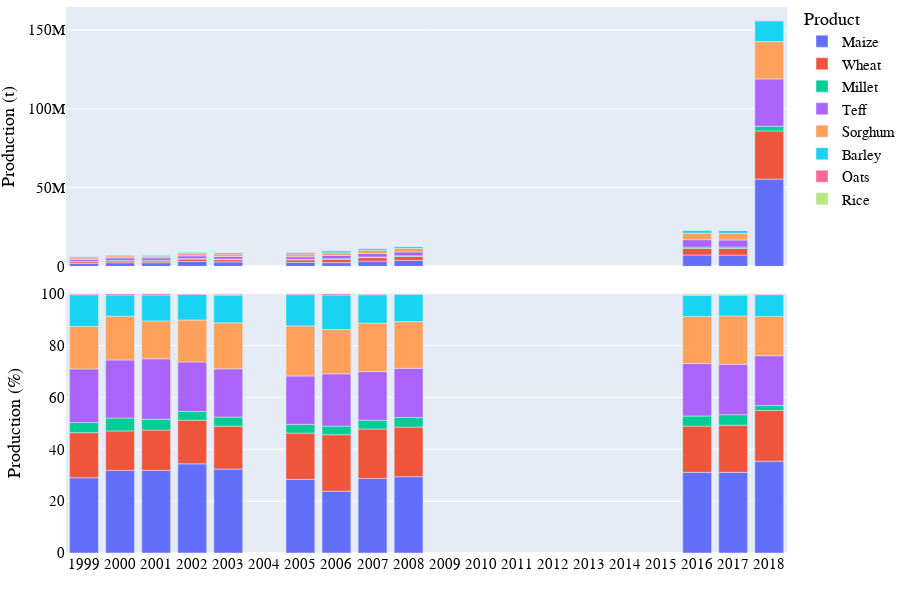

Notebook source saved alongside this figure:
### Code cell
# Bar chart of national grain production
country_iso, country_name = 'ET', 'Ethiopia'
df = pd.read_hdf('./data/crop/adm_crop_production_%s.hdf' % country_iso)
df = df[df['gscd_code']=='calibrated']; df['year'] = df['harvest_year']
year = [df['year'].min(), df['year'].max()]
product_order = ['Maize', 'Wheat','Millet', 'Teff','Sorghum','Barley','Oats','Rice']
for season_name in ['Meher']:
    footnote = 'National grain production in %s - %s' % (country_name, season_name)
    fn_save = './figures/%s_bar_natgrainprod_%s.png' % (country_iso, season_name)
    sub = df[df['season_name'] == season_name]
    fig = PlotBarProduction(sub, year, product_order, footnote, fn_save)
    fig.show()

### Figure 1 — Plotly figure (JSON) as saved in the notebook; plotly's stock layout.template omitted (floating-point values rounded to 4 significant figures)
{"data": [{"alignmentgroup": "True", "hovertemplate": "product=Maize<br>season_name=Meher<br>type=orig_unit<br>year=%{x}<br>value=%{y}<extra></extra>", "legendgroup": "Maize", "marker": {"color": "#636efa", "pattern": {"shape": ""}}, "name": "Maize", "offsetgroup": "Maize", "orientation": "v", "showlegend": true, "textposition": "auto", "type": "bar", "x": [1999, 2000, 2001, 2002, 2003, 2005, 2006, 2007, 2008, 2016, 2017, 2018], "xaxis": "x2", "y": [1821307, 2309936, 2288567, 3107923, 2847000.0, 2537000.0, 2374000.0, 3337000.0, 3772000.0, 7200000.0, 7148000.0, 55400000.0], "yaxis": "y2"}, {"alignmentgroup": "True", "hovertemplate": "product=Maize<br>season_name=Meher<br>type=percent<br>year=%{x}<br>value=%{y}<extra></extra>", "legendgroup": "Maize", "marker": {"color": "#636efa", "pattern": {"shape": ""}}, "name": "Maize", "offsetgroup": "Maize", "orientation": "v", "showlegend": false, "textposition": "auto", "type": "bar", "x": [1999, 2000, 2001, 2002, 2003, 2005, 2006, 2007, 2008, 2016, 2017, 2018], "xaxis": "x", "y": [29.01, 31.85, 31.87, 34.38, 32.35, 28.37, 23.84, 28.73, 29.41, 31.09, 31.1, 35.42], "yaxis": "y"}, {"alignmentgroup": "True", "hovertemplate": "product=Wheat<br>season_name=Meher<br>type=orig_unit<br>year=%{x}<br>value=%{y}<extra></extra>", "legendgroup": "Wheat", "marker": {"color": "#EF553B", "pattern": {"shape": ""}}, "name": "Wheat", "offsetgroup": "Wheat", "orientation": "v", "showlegend": true, "textposition": "auto", "type": "bar", "x": [1999, 2000, 2001, 2002, 2003, 2005, 2006, 2007, 2008, 2016, 2017, 2018], "xaxis": "x2", "y": [1092850, 1104778, 1115842, 1520964, 1458000.0, 1597000.0, 2167000.0, 2213000.0, 2454000.0, 4132000.0, 4181000.0, 30580000.0], "yaxis": "y2"}, {"alignmentgroup": "True", "hovertemplate": "product=Wheat<br>season_name=Meher<br>type=percent<br>year=%{x}<br>value=%{y}<extra></extra>", "legendgroup": "Wheat", "marker": {"color": "#EF553B", "pattern": {"shape": ""}}, "name": "Wheat", "offsetgroup": "Wheat", "orientation": "v", "showlegend": false, "textposition": "auto", "type": "bar", "x": [1999, 2000, 2001, 2002, 2003, 2005, 2006, 2007, 2008, 2016, 2017, 2018], "xaxis": "x", "y": [17.41, 15.23, 15.54, 16.82, 16.57, 17.86, 21.76, 19.06, 19.13, 17.84, 18.19, 19.55], "yaxis": "y"}, {"alignmentgroup": "True", "hovertemplate": "product=Millet<br>season_name=Meher<br>type=orig_unit<br>year=%{x}<br>value=%{y}<extra></extra>", "legendgroup": "Millet", "marker": {"color": "#00cc96", "pattern": {"shape": ""}}, "name": "Millet", "offsetgroup": "Millet", "orientation": "v", "showlegend": true, "textposition": "auto", "type": "bar", "x": [1999, 2000, 2001, 2002, 2003, 2005, 2006, 2007, 2008, 2016, 2017, 2018], "xaxis": "x2", "y": [243545, 361805, 299555, 303368, 307400.0, 300818, 330100.0, 397000.0, 473500.0, 903300.0, 926100.0, 2927000.0], "yaxis": "y2"}, {"alignmentgroup": "True", "hovertemplate": "product=Millet<br>season_name=Meher<br>type=percent<br>year=%{x}<br>value=%{y}<extra></extra>", "legendgroup": "Millet", "marker": {"color": "#00cc96", "pattern": {"shape": ""}}, "name": "Millet", "offsetgroup": "Millet", "orientation": "v", "showlegend": false, "textposition": "auto", "type": "bar", "x": [1999, 2000, 2001, 2002, 2003, 2005, 2006, 2007, 2008, 2016, 2017, 2018], "xaxis": "x", "y": [3.879, 4.988, 4.172, 3.356, 3.493, 3.364, 3.315, 3.419, 3.692, 3.9, 4.03, 1.871], "yaxis": "y"}, {"alignmentgroup": "True", "hovertemplate": "product=Teff<br>season_name=Meher<br>type=orig_unit<br>year=%{x}<br>value=%{y}<extra></extra>", "legendgroup": "Teff", "marker": {"color": "#ab63fa", "pattern": {"shape": ""}}, "name": "Teff", "offsetgroup": "Teff", "orientation": "v", "showlegend": true, "textposition": "auto", "type": "bar", "x": [1999, 2000, 2001, 2002, 2003, 2005, 2006, 2007, 2008, 2016, 2017, 2018], "xaxis": "x2", "y": [1298128, 1622392, 1672302, 1728125, 1637000.0, 1669000.0, 2008000.0, 2172000.0, 2434000.0, 4685000.0, 4471000.0, 30070000.0], "yaxis": "y2"}, {"alignmentgroup": "True", "hovertemplate": "product=Teff<br>season_name=Meher<br>type=percent<br>year=%{x}<br>value=%{y}<extra></extra>", "legendgroup": "Teff", "marker": {"color": "#ab63fa", "pattern": {"shape": ""}}, "name": "Teff", "offsetgroup": "Teff", "orientation": "v", "showlegend": false, "textposition": "auto", "type": "bar", "x": [1999, 2000, 2001, 2002, 2003, 2005, 2006, 2007, 2008, 2016, 2017, 2018], "xaxis": "x", "y": [20.67, 22.37, 23.29, 19.12, 18.6, 18.66, 20.17, 18.71, 18.98, 20.23, 19.46, 19.23], "yaxis": "y"}, {"alignmentgroup": "True", "hovertemplate": "product=Sorghum<br>season_name=Meher<br>type=orig_unit<br>year=%{x}<br>value=%{y}<extra></extra>", "legendgroup": "Sorghum", "marker": {"color": "#FFA15A", "pattern": {"shape": ""}}, "name": "Sorghum", "offsetgroup": "Sorghum", "orientation": "v", "showlegend": true, "textposition": "auto", "type": "bar", "x": [1999, 2000, 2001, 2002, 2003, 2005, 2006, 2007, 2008, 2016, 2017, 2018], "xaxis": "x2", "y": [1029197, 1223090, 1050617, 1460744, 1561000.0, 1727000.0, 1701000.0, 2173000.0, 2308000.0, 4193000.0, 4273000.0, 23690000.0], "yaxis": "y2"}, {"alignmentgroup": "True", "hovertemplate": "product=Sorghum<br>season_name=Meher<br>type=percent<br>year=%{x}<br>value=%{y}<extra></extra>", "legendgroup": "Sorghum", "marker": {"color": "#FFA15A", "pattern": {"shape": ""}}, "name": "Sorghum", "offsetgroup": "Sorghum", "orientation": "v", "showlegend": false, "textposition": "auto", "type": "bar", "x": [1999, 2000, 2001, 2002, 2003, 2005, 2006, 2007, 2008, 2016, 2017, 2018], "xaxis": "x", "y": [16.39, 16.86, 14.63, 16.16, 17.74, 19.31, 17.08, 18.72, 18.0, 18.1, 18.6, 15.15], "yaxis": "y"}, {"alignmentgroup": "True", "hovertemplate": "product=Barley<br>season_name=Meher<br>type=orig_unit<br>year=%{x}<br>value=%{y}<extra></extra>", "legendgroup": "Barley", "marker": {"color": "#19d3f3", "pattern": {"shape": ""}}, "name": "Barley", "offsetgroup": "Barley", "orientation": "v", "showlegend": true, "textposition": "auto", "type": "bar", "x": [1999, 2000, 2001, 2002, 2003, 2005, 2006, 2007, 2008, 2016, 2017, 2018], "xaxis": "x2", "y": [766900.0, 595768, 717226, 893210, 939600.0, 1078000.0, 1326018, 1270000.0, 1352000.0, 1903000.0, 1853000.0, 13130000.0], "yaxis": "y2"}, {"alignmentgroup": "True", "hovertemplate": "product=Barley<br>season_name=Meher<br>type=percent<br>year=%{x}<br>value=%{y}<extra></extra>", "legendgroup": "Barley", "marker": {"color": "#19d3f3", "pattern": {"shape": ""}}, "name": "Barley", "offsetgroup": "Barley", "orientation": "v", "showlegend": false, "textposition": "auto", "type": "bar", "x": [1999, 2000, 2001, 2002, 2003, 2005, 2006, 2007, 2008, 2016, 2017, 2018], "xaxis": "x", "y": [12.21, 8.214, 9.988, 9.881, 10.68, 12.05, 13.32, 10.94, 10.54, 8.214, 8.063, 8.395], "yaxis": "y"}, {"alignmentgroup": "True", "hovertemplate": "product=Oats<br>season_name=Meher<br>type=orig_unit<br>year=%{x}<br>value=%{y}<extra></extra>", "legendgroup": "Oats", "marker": {"color": "#FF6692", "pattern": {"shape": ""}}, "name": "Oats", "offsetgroup": "Oats", "orientation": "v", "showlegend": true, "textposition": "auto", "type": "bar", "x": [1999, 2000, 2001, 2002, 2003, 2005, 2006, 2007, 2008, 2016, 2017, 2018], "xaxis": "x2", "y": [26945, 35013, 36669, 25614, 34850.0, 34200.0, 50370.0, 38360.0, 30800.0, 43130.0, 34320.0, 378100.0], "yaxis": "y2"}, {"alignmentgroup": "True", "hovertemplate": "product=Oats<br>season_name=Meher<br>type=percent<br>year=%{x}<br>value=%{y}<extra></extra>", "legendgroup": "Oats", "marker": {"color": "#FF6692", "pattern": {"shape": ""}}, "name": "Oats", "offsetgroup": "Oats", "orientation": "v", "showlegend": false, "textposition": "auto", "type": "bar", "x": [1999, 2000, 2001, 2002, 2003, 2005, 2006, 2007, 2008, 2016, 2017, 2018], "xaxis": "x", "y": [0.4291, 0.4828, 0.5107, 0.2833, 0.396, 0.3824, 0.5059, 0.3303, 0.2401, 0.1862, 0.1493, 0.2418], "yaxis": "y"}, {"alignmentgroup": "True", "hovertemplate": "product=Rice<br>season_name=Meher<br>type=orig_unit<br>year=%{x}<br>value=%{y}<extra></extra>", "legendgroup": "Rice", "marker": {"color": "#B6E880", "pattern": {"shape": ""}}, "name": "Rice", "offsetgroup": "Rice", "orientation": "v", "showlegend": true, "textposition": "auto", "type": "bar", "x": [2003, 2007, 2008, 2016, 2017, 2018], "xaxis": "x2", "y": [15490.0, 10780.0, 251.8, 102700.0, 94170.0, 226700.0], "yaxis": "y2"}, {"alignmentgroup": "True", "hovertemplate": "product=Rice<br>season_name=Meher<br>type=percent<br>year=%{x}<br>value=%{y}<extra></extra>", "legendgroup": "Rice", "marker": {"color": "#B6E880", "pattern": {"shape": ""}}, "name": "Rice", "offsetgroup": "Rice", "orientation": "v", "showlegend": false, "textposition": "auto", "type": "bar", "x": [2003, 2007, 2008, 2016, 2017, 2018], "xaxis": "x", "y": [0.1761, 0.09282, 0.001963, 0.4434, 0.4098, 0.145], "yaxis": "y"}], "layout": {"annotations": [{"showarrow": false, "text": "", "textangle": 90, "x": 0.98, "xanchor": "left", "xref": "paper", "y": 0.2375, "yanchor": "middle", "yref": "paper"}, {"showarrow": false, "text": "", "textangle": 90, "x": 0.98, "xanchor": "left", "xref": "paper", "y": 0.7625, "yanchor": "middle", "yref": "paper"}, {"align": "left", "font": {"color": "dimgrey", "family": "arial", "size": 15}, "showarrow": false, "text": "National grain production in Ethiopia - Meher", "x": 0, "xref": "paper", "y": -0.13, "yref": "paper"}], "barmode": "relative", "font": {"color": "black", "family": "arial", "size": 15}, "height": 600, "legend": {"title": {"text": "Product"}, "tracegroupgap": 0, "x": 1, "y": 1.01}, "margin": {"b": 0, "l": 0, "r": 0, "t": 0}, "width": 900, "xaxis": {"anchor": "y", "domain": [0, 0.98], "dtick": 1, "range": [1998.0, 2018.0], "title": {"text": ""}}, "xaxis2": {"anchor": "y2", "domain": [0, 0.98], "matches": "x", "showticklabels": false}, "yaxis": {"anchor": "x", "domain": [0, 0.475], "range": [0, 100], "title": {"text": "Production (%)"}}, "yaxis2": {"anchor": "x2", "domain": [0.525, 1], "title": {"text": "Production (t)"}}}}
